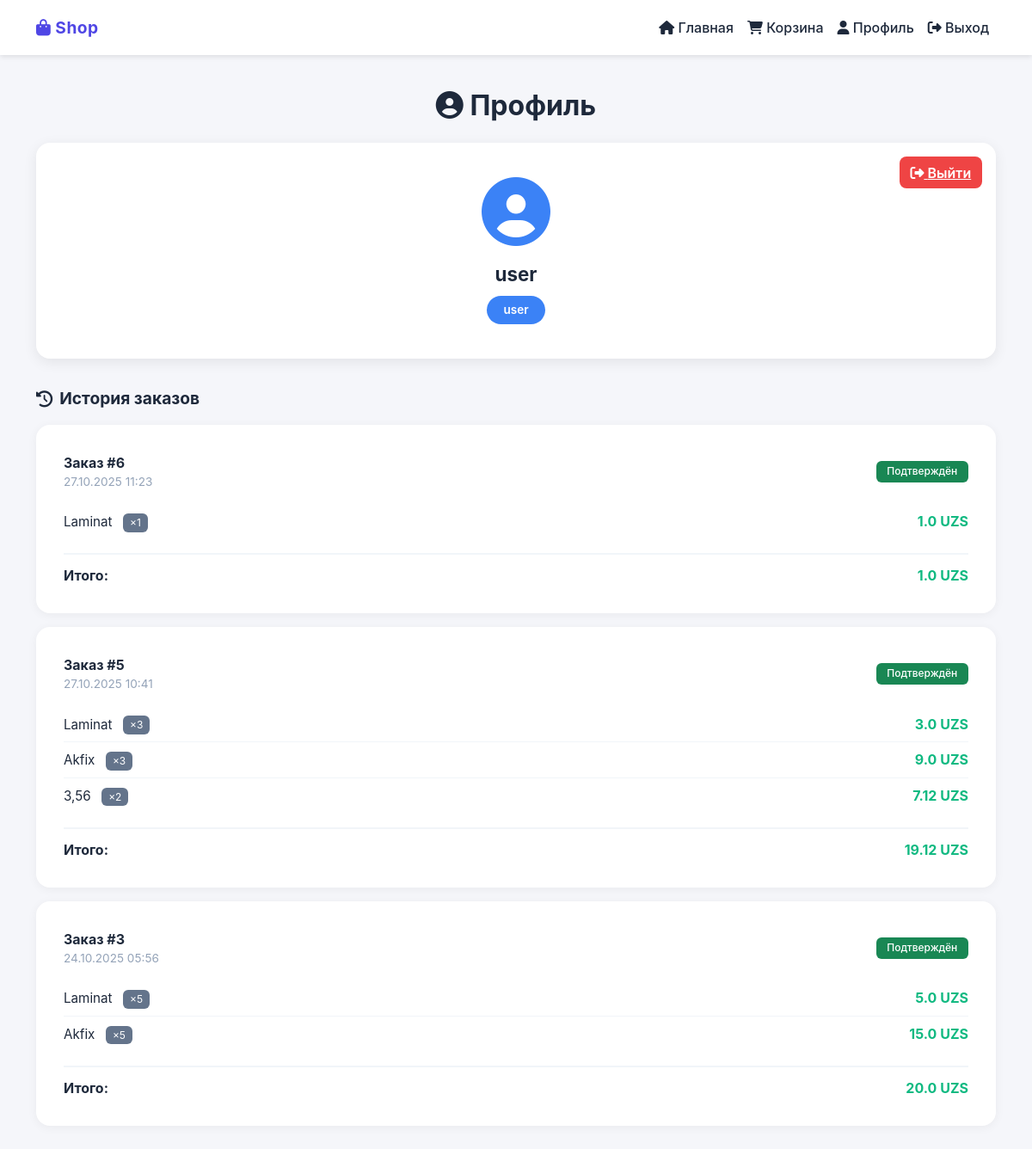
The page /profile (signed in) on the database its author committed.
### app.py (models this page shows)
class User(db.Model):
    id = db.Column(db.Integer, primary_key=True)
    username = db.Column(db.String(80), unique=True, nullable=False)
    password = db.Column(db.String(200), nullable=False)
    role = db.Column(db.String(20), nullable=False, default='user')
    orders = db.relationship('Order', backref='user', lazy=True)
    last_active = db.Column(db.DateTime, default=datetime.utcnow)  # ✅ Новое поле

class Order(db.Model):
    id = db.Column(db.Integer, primary_key=True)
    user_id = db.Column(db.Integer, db.ForeignKey('user.id'), nullable=False)
    created_at = db.Column(db.DateTime, default=datetime.utcnow)
    status = db.Column(db.String(20), default='pending')
    kurs = db.Column(db.Float, nullable=False, default=12200.0)
    items = db.relationship('OrderItem', backref='order', lazy=True, cascade='all, delete-orphan')

class OrderItem(db.Model):
    id = db.Column(db.Integer, primary_key=True)
    order_id = db.Column(db.Integer, db.ForeignKey('order.id'), nullable=False)
    product_id = db.Column(db.Integer, db.ForeignKey('product.id'), nullable=False)
    quantity = db.Column(db.Integer, default=1)

class Product(db.Model):
    id = db.Column(db.Integer, primary_key=True)
    name = db.Column(db.String(100), nullable=False)
    price = db.Column(db.Float, nullable=False)
    image = db.Column(db.String(200))
    is_archived = db.Column(db.Boolean, default=False)  # 👈 добавлено
    order_items = db.relationship('OrderItem', backref='product', lazy=True)

### app.py (the view)
    def wrapper(*args, **kwargs):
        if 'user_id' not in session:
            flash('Пожалуйста, войдите в систему', 'warning')
            return redirect(url_for('login'))
        return f(*args, **kwargs)

### app.py (called while the page is built)
def login_required(f):
    def wrapper(*args, **kwargs):
        if 'user_id' not in session:
            flash('Пожалуйста, войдите в систему', 'warning')
            return redirect(url_for('login'))
        return f(*args, **kwargs)
    wrapper.__name__ = f.__name__
    return wrapper

@app.route('/profile')
@login_required
def profile():
    user = User.query.get(session['user_id'])
    orders = Order.query.filter_by(user_id=user.id).order_by(Order.created_at.desc()).all()
    return render_template('profile.html', user=user, orders=orders)

@app.before_request
def update_last_active():
    if 'user_id' not in session:
        return
    if request.endpoint and request.endpoint.startswith('static'):
        return
    try:
        user = User.query.get(session['user_id'])
        if not user:
            return
        now = datetime.utcnow()
        if not user.last_active or (now - user.last_active).total_seconds() > 30:
            user.last_active = now
            db.session.commit()
    except Exception:
        db.session.rollback()

### templates/profile.html (shortened to what this page needs)
{% extends "base.html" %}
{% block content %}
<div class="profile-page-title fade-in">
    <h1><i class="fas fa-user-circle"></i> Профиль</h1>
</div>
<div class="profile-card fade-in">
    <i class="fas fa-user-circle profile-icon"></i>
    <div class="profile-name">{{ user.username }}</div>
    <span class="profile-role">{{ user.role }}</span>
    <a href="{{ url_for('logout') }}" class="logout-btn">
    <i class="fas fa-sign-out-alt"></i> Выйти
</a>
</div>
<div class="orders-header">
    <i class="fas fa-history"></i> История заказов
</div>
{% if orders %}
    {% for order in orders %}
    <div class="order-card fade-in" style="animation-delay: {{ loop.index0 * 0.05 }}s">
        <div class="order-header">
            <div>
                <div class="order-number">Заказ #{{ order.id }}</div>
                <div class="order-date">{{ order.created_at.strftime('%d.%m.%Y %H:%M') }}</div>
            </div>
            {% if order.status == 'pending' %}
                <span class="badge bg-warning">Ожидает</span>
            {% elif order.status == 'confirmed' %}
                <span class="badge bg-success">Подтверждён</span>
            {% elif order.status == 'cancelled' %}
                <span class="badge bg-danger">Отменён</span>
            {% endif %}
        </div>
        <div class="order-items">
            {% for item in order.items %}
            <div class="order-item">
                <div>
                    <span class="order-item-name">{{ item.product.name }}</span>
                    <span class="order-item-qty">×{{ item.quantity }}</span>
                </div>
                <span class="order-item-price">{{ item.product.price * item.quantity }} UZS</span>
            </div>
            {% endfor %}
        </div>
        <div class="order-footer">
            <span class="order-total">Итого:</span>
            <span class="order-total-price">
                {% set total = namespace(value=0) %}
                {% for item in order.items %}
                    {% set total.value = total.value + (item.product.price * item.quantity) %}
                {% endfor %}
                {{ total.value }} UZS
            </span>
        </div>
    </div>
    {% endfor %}
{% endif %}
{% endblock %}

### templates/base.html (style rules this page uses)
* { -webkit-tap-highlight-color: transparent; }
:root { --primary: #4f46e5; --success: #22c55e; --danger: #ef4444; --warning: #f59e0b; --dark: #1e293b; --gray: #94a3b8; --light: #f8fafc; }
body { font-family: -apple-system, BlinkMacSystemFont, 'Segoe UI', Roboto, sans-serif; background-color: #f5f6fa; min-height: 100vh; margin: 0; padding: 0; }
.badge { padding: 0.4rem 0.8rem; border-radius: 6px; font-weight: 500; }
h1, h2, h3, h4, h5 { font-weight: 700; color: var(--dark); }
.fade-in { animation: fadeInUp 0.4s ease forwards; }

### templates/profile.html (style rules this page uses)
.profile-page-title { text-align: center; margin: 1.5rem 0; }
.profile-page-title h1 { font-size: 1.8rem; font-weight: 700; color: #1e293b; }
.profile-card { background: white; border-radius: 16px; padding: 2rem; text-align: center; box-shadow: 0 4px 16px rgba(0, 0, 0, 0.08); margin-bottom: 2rem; position: relative; }
.profile-icon { font-size: 5rem; color: #3b82f6; margin-bottom: 1rem; }
.profile-name { font-size: 1.4rem; font-weight: 700; color: #1e293b; margin-bottom: 0.5rem; }
.profile-role { background: #3b82f6; color: white; padding: 0.4rem 1.2rem; border-radius: 20px; display: inline-block; font-weight: 600; font-size: 0.85rem; }
.logout-btn { position: absolute; top: 1rem; right: 1rem; background: #ef4444; color: white; border: none; padding: 0.4rem 0.8rem; border-radius: 8px; font-weight: 600; cursor: pointer; transition: all 0.2s ease; }
.orders-header { font-size: 1.2rem; font-weight: 700; color: #1e293b; margin-bottom: 1rem; display: flex; align-items: center; gap: 0.5rem; }
.order-card { background: white; border-radius: 16px; padding: 1.5rem; margin-bottom: 1rem; box-shadow: 0 2px 12px rgba(0, 0, 0, 0.05); transition: transform 0.2s ease; }
.order-header { display: flex; justify-content: space-between; align-items: center; margin-bottom: 1rem; }
.order-number { font-weight: 700; color: #1e293b; }
.order-date { font-size: 0.85rem; color: #94a3b8; }
.order-items { margin-bottom: 1rem; }
.order-item { display: flex; justify-content: space-between; padding: 0.5rem 0; border-bottom: 1px solid #f1f5f9; }
.order-item:last-child { border-bottom: none; }
.order-item-name { font-size: 0.95rem; color: #1e293b; }
.order-item-qty { background: #64748b; color: white; padding: 0.2rem 0.5rem; border-radius: 6px; font-size: 0.75rem; margin-left: 0.5rem; }
.order-item-price { font-weight: 700; color: #10b981; }
.order-footer { display: flex; justify-content: space-between; align-items: center; border-top: 2px solid #f1f5f9; padding-top: 0.75rem; }
.order-total { font-weight: 700; color: #1e293b; }
.order-total-price { color: #10b981; font-weight: 700; }
@media (min-width: 768px) { .profile-page-title h1 { font-size: 2rem; } }
@media (min-width: 768px) { .profile-card { padding: 2.5rem; } }
@media (min-width: 768px) { .order-card { padding: 2rem; } }

### rows shown on the page
User: username "user", role "user"
Order: id "6", created_at "27.10.2025 11:23", status "Подтверждён", value "1.0"
OrderItem: product.name "Laminat", quantity "1", item.product.price*item.quantity "1.0"
Order: id "5", created_at "27.10.2025 10:41", status "Подтверждён", value "19.12"
OrderItem: product.name "Laminat", quantity "3", item.product.price*item.quantity "3.0"
OrderItem: product.name "Akfix", quantity "3", item.product.price*item.quantity "9.0"
OrderItem: product.name "3,56", quantity "2", item.product.price*item.quantity "7.12"
Order: id "3", created_at "24.10.2025 05:56", status "Подтверждён", value "20.0"
OrderItem: product.name "Laminat", quantity "5", item.product.price*item.quantity "5.0"
OrderItem: product.name "Akfix", quantity "5", item.product.price*item.quantity "15.0"
